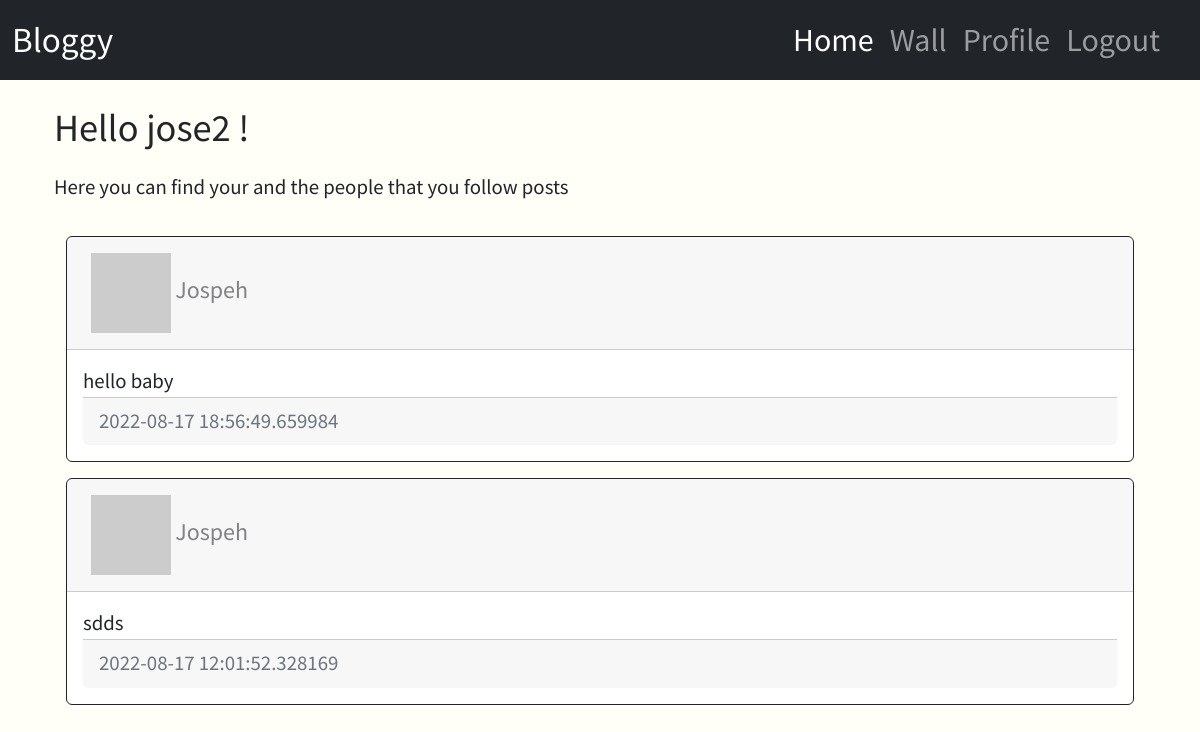
The app's page /wall (signed in) with its own data.
### app/models.py (models this page shows, shortened)
class User(UserMixin, db.Model):
    id = db.Column(db.Integer, primary_key=True)
    username = db.Column(db.String(64), index=True, unique=True)
    email = db.Column(db.String(120), index=True, unique=True)
    password_hash = db.Column(db.String(120))
    posts = db.relationship('Post', backref='author', lazy='dynamic')
    about_me = db.Column(db.String(128))
    last_seen = db.Column(db.DateTime, default=datetime.utcnow)
    followed = db.relationship(
        'User', secondary=followers,
        primaryjoin=(followers.c.follower_id == id),
        secondaryjoin=(followers.c.followed_id == id),
        backref= db.backref('followers', lazy='dynamic'), lazy='dynamic'
    )
    def avatar(self, size):
        digest = md5(self.email.lower().encode('utf-8')).hexdigest()
        return 'https://www.gravatar.com/avatar/{}?d=identicon&s={}'.format(digest, size)

class Post(db.Model):
    id = db.Column(db.Integer, primary_key=True)
    body = db.Column(db.String(255))
    timestamp = db.Column(db.DateTime, index= True, default=datetime.utcnow)
    user_id = db.Column(db.Integer, db.ForeignKey('user.id', ondelete="CASCADE"), nullable=False)

### app/routes.py (the view)
@app.route('/wall')
@login_required
def wall():
    posts = Post.query.order_by(Post.timestamp.desc()).all()
    return render_template('index.html', title='Wall', posts=posts)

### app/models.py (called while the page is built)
@login.user_loader
def load_user(id):
    return User.query.get(int(id))

### app/routes.py (called while the page is built)
@app.before_request
def before_request():
    if current_user.is_authenticated:
        current_user.last_seen = datetime.utcnow()
        db.session.commit()

### app/templates/index.html (shortened to what this page needs)
{% extends "base.html" %}
{% block extraheader %}
<link rel="stylesheet" href="{{ url_for('static', filename='css/home.css') }}">
{% endblock extraheader %}
{% block content %}
    <div class="container">
        <div class="row col-lg-12">
                <h1>Hello {{ current_user.username }} !</h1>
                <p>Here you can find your and the people that you follow posts</p>
        </div>
        <div class="row mb-5">
            <div class="col-lg-12">
                <div class="row">
                    <div class="container col-lg-12">
                        {% for post in posts %}
                            {% include "_post.html" %}
                        {% endfor %}
                    </div>
                </div>
            {% endblock %}

### app/templates/_post.html (shortened to what this page needs)
{% block extraheader %}
<link rel="stylesheet" href="{{ url_for('static', filename='css/_post.css') }}">
{% endblock extraheader %}
{% block content %}
    <div id="posts" class="container">
            <div class="card border-dark mb-3">
                <div class="card-header d-flex align-items-center justify-content-between">
                    <div class="col-md-4 p-2">
                    <img src="{{ post.author.avatar(48) }}" alt="user-profile-image">
                    <a href="{{ url_for('user', username=post.author.username) }}">
                        {{ post.author.username }}
                    </a>
                    </div>
                    <div class="col-md-4 ms-auto p-2 text-end">
                    </div>
                </div>
                <div class="card-body">
                    <div class="card-text">
                        {{ post.body }}
                    </div>
                    <div class="card-footer text-muted">
                        {{ post.timestamp }}
                    </div>
                </div>
            </div>
    </div>
{% endblock %}

### app/static/css/style.css (style rules this page uses)
body { overflow-x: hidden; font-family: 'Source Sans Pro', sans-serif; }
body { background-size: cover; background-repeat: no-repeat; background-position: center; height: 1000vh; width: 100%; background-color:#FFFFF7; }

### app/static/css/home.css (style rules this page uses)
.container { font-size: 1.3rem; }
h1 { font-size: 2.4rem; margin-bottom: 2%; }
p { margin-bottom: 3%; }

### app/static/css/_post.css (style rules this page uses)
a { text-decoration: none; font-size: 1.5rem; color: #818286; }

### records on screen
User: username "jose2"
Post: author.username "Jospeh", body "hello baby", timestamp "2022-08-17 18:56:49.659984"
Post: author.username "Jospeh", body "sdds", timestamp "2022-08-17 12:01:52.328169"
